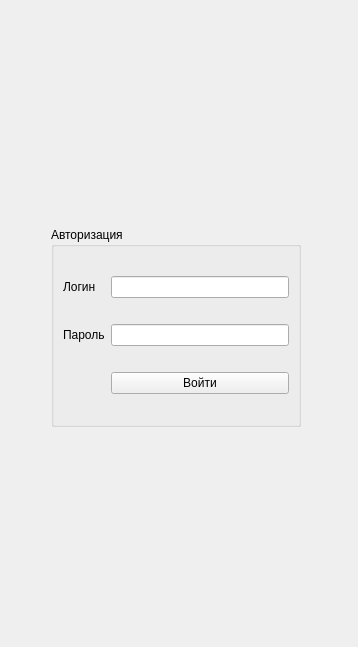
      <widget class="QWidget" name="tabLogin">
       <attribute name="title">
        <string>Авторизация</string>
       </attribute>
       <layout class="QGridLayout" name="gridLayout_13">
        <item row="2" column="1">
         <widget class="QGroupBox" name="gbLogin">
          <property name="minimumSize">
           <size>
            <width>250</width>
            <height>200</height>
           </size>
          </property>
          <property name="title">
           <string>Авторизация</string>
          </property>
          <layout class="QGridLayout" name="gridLayout_11">
           <item row="0" column="0">
            <widget class="QLabel" name="label_7">
             <property name="text">
              <string>Логин</string>
             </property>
            </widget>
           </item>
           <item row="0" column="1">
            <widget class="QLineEdit" name="leLogin">
             <property name="inputMethodHints">
              <set>Qt::ImhNone</set>
             </property>
            </widget>
           </item>
           <item row="1" column="0">
            <widget class="QLabel" name="label_8">
             <property name="text">
              <string>Пароль</string>
             </property>
            </widget>
           </item>
           <item row="1" column="1">
            <widget class="QLineEdit" name="lePassword">
             <property name="echoMode">
              <enum>QLineEdit::Password</enum>
             </property>
            </widget>
           </item>
           <item row="2" column="1">
            <widget class="QPushButton" name="pbLogin">
             <property name="text">
              <string>Войти</string>
             </property>
            </widget>
           </item>
          </layout>
         </widget>
        </item>
        <item row="2" column="2">
         <spacer name="horizontalSpacer_4">
          <property name="orientation">
           <enum>Qt::Horizontal</enum>
          </property>
          <property name="sizeHint" stdset="0">
           <size>
            <width>40</width>
            <height>20</height>
           </size>
          </property>
         </spacer>
        </item>
        <item row="3" column="1">
         <spacer name="verticalSpacer_2">
          <property name="orientation">
           <enum>Qt::Vertical</enum>
          </property>
          <property name="sizeHint" stdset="0">
           <size>
            <width>20</width>
            <height>209</height>
           </size>
          </property>
         </spacer>
        </item>
        <item row="0" column="2">
         <widget class="QLabel" name="label_4">
          <property name="text">
           <string>&lt;html&gt;&lt;head/&gt;&lt;body&gt;&lt;p align=&quot;justify&quot;&gt;&lt;br/&gt;&lt;/p&gt;&lt;/body&gt;&lt;/html&gt;</string>
          </property>
          <property name="wordWrap">
           <bool>true</bool>
          </property>
         </widget>
        </item>
        <item row="0" column="1">
         <spacer name="verticalSpacer_3">
          <property name="orientation">
           <enum>Qt::Vertical</enum>
          </property>
          <property name="sizeHint" stdset="0">
           <size>
            <width>20</width>
            <height>210</height>
           </size>
          </property>
         </spacer>
        </item>
        <item row="2" column="0">
         <spacer name="horizontalSpacer_5">
          <property name="orientation">
           <enum>Qt::Horizontal</enum>
          </property>
          <property name="sizeHint" stdset="0">
           <size>
            <width>40</width>
            <height>20</height>
           </size>
          </property>
         </spacer>
        </item>
       </layout>
      </widget>
